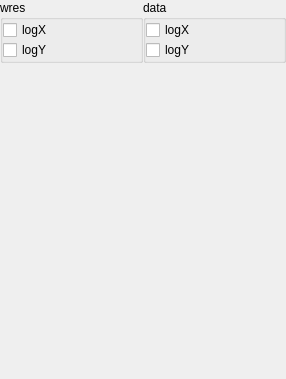
<?xml version="1.0" encoding="UTF-8"?>
<ui version="4.0">
 <class>Form</class>
 <widget class="QWidget" name="Form">
  <property name="geometry">
   <rect>
    <x>0</x>
    <y>0</y>
    <width>286</width>
    <height>379</height>
   </rect>
  </property>
  <property name="windowTitle">
   <string>Form</string>
  </property>
  <layout class="QVBoxLayout" name="verticalLayout">
   <property name="spacing">
    <number>0</number>
   </property>
   <property name="margin">
    <number>0</number>
   </property>
   <item>
    <layout class="QHBoxLayout" name="horizontalLayout">
     <item>
      <widget class="QGroupBox" name="groupBox">
       <property name="sizePolicy">
        <sizepolicy hsizetype="Minimum" vsizetype="Minimum">
         <horstretch>0</horstretch>
         <verstretch>0</verstretch>
        </sizepolicy>
       </property>
       <property name="title">
        <string>wres</string>
       </property>
       <property name="flat">
        <bool>false</bool>
       </property>
       <layout class="QGridLayout" name="gridLayout_3">
        <property name="margin">
         <number>0</number>
        </property>
        <property name="spacing">
         <number>0</number>
        </property>
        <item row="1" column="0">
         <widget class="QCheckBox" name="checkBox_4">
          <property name="text">
           <string>logY</string>
          </property>
         </widget>
        </item>
        <item row="0" column="0">
         <widget class="QCheckBox" name="checkBox_3">
          <property name="text">
           <string>logX</string>
          </property>
         </widget>
        </item>
       </layout>
      </widget>
     </item>
     <item>
      <widget class="QGroupBox" name="groupBox_6">
       <property name="sizePolicy">
        <sizepolicy hsizetype="Minimum" vsizetype="Minimum">
         <horstretch>0</horstretch>
         <verstretch>0</verstretch>
        </sizepolicy>
       </property>
       <property name="title">
        <string>data</string>
       </property>
       <layout class="QGridLayout" name="gridLayout_2">
        <property name="margin">
         <number>0</number>
        </property>
        <property name="spacing">
         <number>0</number>
        </property>
        <item row="0" column="1">
         <widget class="QCheckBox" name="checkBox_2">
          <property name="text">
           <string>logX</string>
          </property>
          <property name="checked">
           <bool>false</bool>
          </property>
         </widget>
        </item>
        <item row="1" column="1">
         <widget class="QCheckBox" name="checkBox">
          <property name="text">
           <string>logY</string>
          </property>
          <property name="checked">
           <bool>false</bool>
          </property>
         </widget>
        </item>
       </layout>
      </widget>
     </item>
    </layout>
   </item>
   <item>
    <spacer name="verticalSpacer">
     <property name="orientation">
      <enum>Qt::Vertical</enum>
     </property>
     <property name="sizeHint" stdset="0">
      <size>
       <width>20</width>
       <height>321</height>
      </size>
     </property>
    </spacer>
   </item>
  </layout>
 </widget>
 <resources/>
 <connections/>
</ui>
